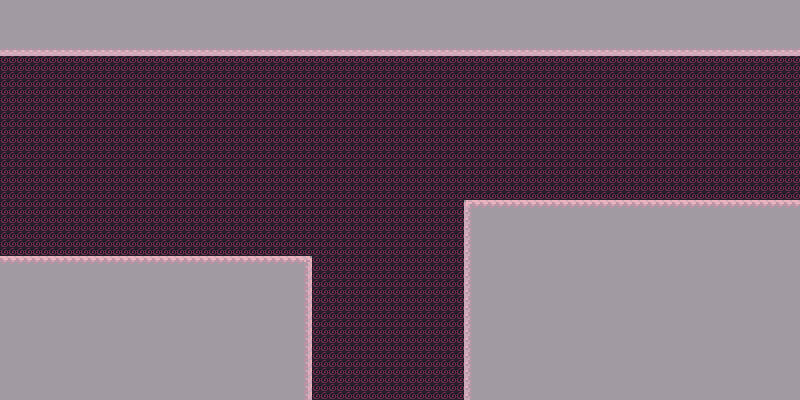

Below is a game level as drawn by its tile map, then a one-line description and the .tmx that defines it (tile-layer data replaced by summaries):
An orthogonal 100x50 tile map with 8x8 px tiles, 3 tile layers (BG_Main, ground, collision), 2 tilesets and 3 objects.

<map version="1.4" tiledversion="1.4.2" orientation="orthogonal" renderorder="right-down" width="100" height="50" tilewidth="8" tileheight="8" infinite="0" nextlayerid="5" nextobjectid="4">
 <tileset firstgid="1" source="../Tilesets/Forest/forestTSet.tsx" />
 <tileset firstgid="1025" source="../Tilesets/coll8x8.tsx" />
 <layer id="2" name="BG_Main" width="100" height="50">
  <data>[5000 cells, 5000 non-empty, 1 distinct tile ids]</data>
 </layer>
 <layer id="1" name="ground" width="100" height="50">
  <data>[5000 cells, 2452 non-empty, 7 distinct tile ids]</data>
 </layer>
 <layer id="4" name="collision" width="100" height="50" opacity="0.5">
  <data>[5000 cells, 2452 non-empty, 1 distinct tile ids]</data>
 </layer>
 <objectgroup id="3" name="Objects">
  <object id="1" template="../Templates/Entrance.tx" x="0" y="56" width="24" height="200">
   <properties>
    <property name="dir" value="LEFT" />
   </properties>
  </object>
  <object id="2" template="../Templates/Entrance.tx" x="776" y="56" width="24" height="144">
   <properties>
    <property name="dir" value="RIGHT" />
   </properties>
  </object>
  <object id="3" template="../Templates/Entrance.tx" x="312" y="376" width="152" height="24">
   <properties>
    <property name="dir" value="DOWN" />
   </properties>
  </object>
 </objectgroup>
</map>
